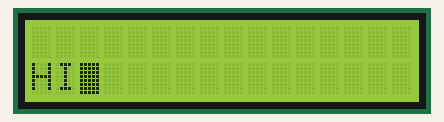
The program below on a simulated ATmega32, built with avr-gcc and emulated at 8 MHz. Parts: 16×2 character LCD. Wiring (inferred from the names in the program): character LCD (HD44780): RS PB0; R/W PB1; E PB2; data PA0, PA1, PA2, PA3, PA4, PA5, PA6, PA7.

Above: at 0.1 s.
At 1.1 s:
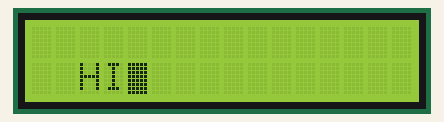
At 2.1 s:
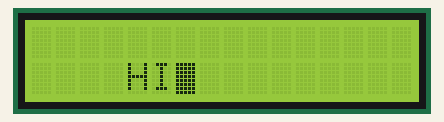
At 4.6 s:
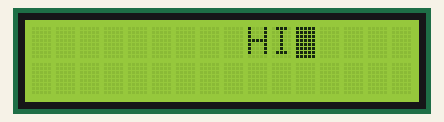
At 6.7 s:
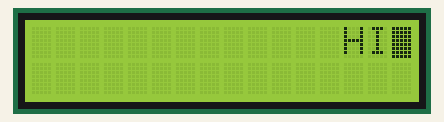
At 8.7 s:
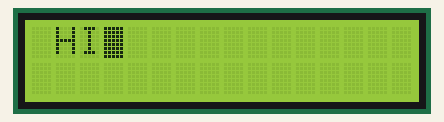

The program:

main.c
```c
/*
 * main.c
 *
 * Created: 8/18/2023 12:38:54 AM
 *  Author: Ahmed
 */
#define NULL ((void*)0)
#define F_CPU 8000000
#include <util/delay.h>
#include "MCAL/DIO/DIO_Prog.c"
#include "HAL/LCD/LCD_Prog.c"

#define TRUE 1


void main(void)
{

	// LCD initialization
	LCD_voidInitDisplay();

	u8 local_u8IteratorCol;
	u8 local_u8IteratorRow = 1;
    while(TRUE)
    {
		for (local_u8IteratorCol = 0; local_u8IteratorCol < 16; local_u8IteratorCol++)
		{
			LCD_voidSetCursorPosition(local_u8IteratorCol, local_u8IteratorRow+1);
			_delay_ms(1);
			LCD_voidDisplayChar('H');
			LCD_voidDisplayChar('I');
			_delay_ms(500);
			LCD_voidClrDisplay();
			TOG_BIT(local_u8IteratorRow, 0);
		}
    }
}
```

LCD_CFG.h
```c
#ifndef LCD_CFG_H_
#define LCD_CFG_H_

/** MAKE SURE TO INCLUDE LCD_Private first in LC_Prog */

/**Options: LCD_8BIT_MODE || LCD_4BIT_MODE*/
#define LCD_MODE_OF_OPERATION LCD_8BIT_MODE

/**Options: LCD_1LINE_MODE || LCD_2LINE_MODE*/
#define LCD_LINE_MODE LCD_2LINE_MODE

#if (LCD_MODE_OF_OPERATION == LCD_8BIT_MODE)

	#define LCD_DATA_PORT DIO_PORTA
	#define LCD_CTRL_PORT DIO_PORTB
	#define LCD_CTRL_RS DIO_PIN0
	#define LCD_CTRL_RW DIO_PIN1
	#define LCD_CTRL_EN DIO_PIN2

#elif (LCD_MODE_OF_OPERATION == LCD_4BIT_MODE)

	#define LCD_DATA_PORT DIO_PORTA
	#define LCD_CTRL_PORT DIO_PORTA
	#define LCD_CTRL_RS DIO_PIN0
	#define LCD_CTRL_RW DIO_PIN1
	#define LCD_CTRL_EN DIO_PIN2
	#define LCD_DATA_PIN0 DIO_PIN3
	#define LCD_DATA_PIN1 DIO_PIN4
	#define LCD_DATA_PIN2 DIO_PIN5
	#define LCD_DATA_PIN3 DIO_PIN6

#endif

#define LCD_SET_FLAG 1
#define LCD_RESET_FLAG 0

#endif
```

LCD_Interface.h
```c
#ifndef LCD_INTERFACE_H_
#define LCD_INTERFACE_H_

// initialize LCD
void LCD_voidInitDisplay(void);

// send command #VIMP
void LCD_voidSendCMD(u8 copy_u8Command);

// special commands
void LCD_voidClrDisplay(void);
void LCD_voidReturnHome(void);
void LCD_voidSetCursorPosition(u8 copy_u8XPosition, u8 copy_u8YPosition);
void LCD_voidCursorBlinkOnOff(u8 copy_u8Flag);
void LCD_voidDisplayOnOff(u8 copy_u8Flag);
void LCD_voidCursorShiftLeft(u8 copy_u8Flag);
void LCD_voidCursorShiftRight(u8 copy_u8Flag);
void LCD_voidDisplayShiftLeft(u8 copy_u8Flag);
void LCD_voidDisplayShiftRight(u8 copy_u8Flag);


// display on LCD
void LCD_voidDisplayChar(u8 copy_u8Char);
void LCD_voidDisplayStr(const u8 *copy_u8Str);
void LCD_voidDisplayInt(u32 copy_u32Number);


// special char shenanigans (will leave them for now)
void LCD_voidSendSpecChar(u8 copy_u8CharIndex, u8 *copy_u8SpecialChar);
void LCD_voidDisplaySpecChar(u8 copy_u8CharIndex);

#endif
```

LCD_Prog.c
```c
#include "../../LIB/Bit_Math.h"
#include "../../MCAL/DIO/DIO_CFG.h"
#include "../../MCAL/DIO/DIO_Interface.h"
#include "LCD_CFG.h"
#include "LCD_Private.h"
#include "LCD_Interface.h"
#include <util/delay.h>

void LCD_voidInitDisplay(void)
{
	DIO_voidSetPinDirection(LCD_CTRL_PORT, LCD_CTRL_RS, DIO_PIN_OUTPUT);
	DIO_voidSetPinDirection(LCD_CTRL_PORT, LCD_CTRL_RW, DIO_PIN_OUTPUT);
	DIO_voidSetPinDirection(LCD_CTRL_PORT, LCD_CTRL_EN, DIO_PIN_OUTPUT);

	#if (LCD_MODE_OF_OPERATION == LCD_4BIT_MODE)
		DIO_voidSetPinDirection(LCD_DATA_PORT, LCD_DATA_PIN0, DIO_PIN_OUTPUT);
		DIO_voidSetPinDirection(LCD_DATA_PORT, LCD_DATA_PIN1, DIO_PIN_OUTPUT);
		DIO_voidSetPinDirection(LCD_DATA_PORT, LCD_DATA_PIN2, DIO_PIN_OUTPUT);
		DIO_voidSetPinDirection(LCD_DATA_PORT, LCD_DATA_PIN3, DIO_PIN_OUTPUT);
	#elif (LCD_MODE_OF_OPERATION == LCD_8BIT_MODE)
		DIO_voidSetPortDirection(LCD_DATA_PORT, DIO_PORT_OUTPUT);
	#endif
	_delay_ms(35);
	#if (LCD_MODE_OF_OPERATION == LCD_4BIT_MODE)
		LCD_voidSendCMD(0b000010000);
		_delay_us(50);
		LCD_voidSendCMD(0b000010000);
		_delay_us(50);
	#endif
	LCD_voidSendCMD(LCD_CMD_FUNCTION_SET);
	_delay_us(50);

	#if (LCD_MODE_OF_OPERATION == LCD_4BIT_MODE)
		LCD_voidSendCMD(0b000000000);
		_delay_us(50);
	#endif
	LCD_voidSendCMD(LCD_CMD_DISPLAY_ON_OFF);
	_delay_us(50);

	#if (LCD_MODE_OF_OPERATION == LCD_4BIT_MODE)
		LCD_voidSendCMD(0b000000000);
		_delay_ms(2);
	#endif
	LCD_voidSendCMD(LCD_CMD_DISPLAY_CLR);
	_delay_ms(2);

	#if (LCD_MODE_OF_OPERATION == LCD_4BIT_MODE)
		LCD_voidSendCMD(0b000000000);
		_delay_us(50);
	#endif
	LCD_voidSendCMD(LCD_CMD_ENTRY_MODE_SET);
	_delay_us(50);
}

void LCD_voidSendCMD(u8 copy_u8Command)
{
	DIO_voidSetPinValue(LCD_CTRL_PORT, LCD_CTRL_RS, DIO_PIN_LOW);
	DIO_voidSetPinValue(LCD_CTRL_PORT, LCD_CTRL_RW, DIO_PIN_LOW);
	DIO_voidSetPortValue(LCD_DATA_PORT, copy_u8Command);
	DIO_voidSetPinValue(LCD_CTRL_PORT, LCD_CTRL_EN, DIO_PIN_HIGH);
	_delay_us(1);
	DIO_voidSetPinValue(LCD_CTRL_PORT, LCD_CTRL_EN, DIO_PIN_LOW);
}

void LCD_voidClrDisplay(void)
{
	LCD_voidSendCMD(LCD_CMD_DISPLAY_CLR);
	_delay_ms(2);
}

void LCD_voidReturnHome(void)
{
	LCD_voidSendCMD(LCD_CMD_RETURN_HOME);
	_delay_ms(1);
}

void LCD_voidDisplayChar(u8 copy_u8Char)
{
	DIO_voidSetPinValue(LCD_CTRL_PORT, LCD_CTRL_RS, DIO_PIN_HIGH); // data
	DIO_voidSetPinValue(LCD_CTRL_PORT, LCD_CTRL_RW, DIO_PIN_LOW); // Write
	DIO_voidSetPortValue(LCD_DATA_PORT, copy_u8Char);
	DIO_voidSetPinValue(LCD_CTRL_PORT, LCD_CTRL_EN, DIO_PIN_HIGH); // EN rising edge
	_delay_us(1);
	DIO_voidSetPinValue(LCD_CTRL_PORT, LCD_CTRL_EN, DIO_PIN_LOW); // EN rising edge
	_delay_ms(1);
}

void LCD_voidDisplayStr(const u8 *copy_u8Str)
{
	if (copy_u8Str == NULL)
		return;

	u8 local_u8Iterator;
	for (local_u8Iterator = 0; copy_u8Str[local_u8Iterator] != '\0'; local_u8Iterator++)
		LCD_voidDisplayChar(copy_u8Str[local_u8Iterator]);
}

void LCD_voidDisplayInt(u32 copy_u32Number)
{
	u8 local_u8NumAsCharArr[10];
	u8 local_u8NumDigits = 0;

	u32 local_u32ReversedNum = 0;

	s8 local_s8Iterator;

	// reversing the number so that it will be stored in order
	while (copy_u32Number)
	{
		local_u32ReversedNum = (local_u32ReversedNum * 10) + (copy_u32Number % 10);
		copy_u32Number /= 10;
		local_u8NumDigits++;
	}

	for (local_s8Iterator = 0; local_s8Iterator < local_u8NumDigits; local_s8Iterator++)
	{
		local_u8NumAsCharArr[local_s8Iterator] = (local_u32ReversedNum % 10) + '0';
		local_u32ReversedNum /= 10;
	}
	local_u8NumAsCharArr[local_u8NumDigits] = '\0';

	LCD_voidDisplayStr(local_u8NumAsCharArr);
}

void LCD_voidSetCursorPosition(u8 copy_u8XPosition, u8 copy_u8YPosition)
{
	switch (copy_u8YPosition)
	{
		case LCD_LINE1: LCD_voidSendCMD(0x80 + copy_u8XPosition); break;
		case LCD_LINE2: LCD_voidSendCMD(0xC0 + copy_u8XPosition); break;
	}
}
```

LCD_Private.h
```c
#ifndef LCD_PRIVATE_H_
#define LCD_PRIVATE_H_

/**
	@TODO:
	Change these commands definition depending on the following:
	1. Mode of operation (4-bit or 8-bit)
	2. Line Mode (1 or 2 lines)
	3. Make a shift flag
	4. Make an I/D flag
	5. Data Length (DL) is connected to mode of operation (point 1)
	6. Make a B flag
	7. Make a C flag
	8. Make a D flag
	9. Make an N flag
	10. Make an F flag
	11. Make an S/C flag
	12. Make an R/L flag
*/

/** LCD Mode of Operation */
#define LCD_4BIT_MODE 4
#define LCD_8BIT_MODE 8

/** LCD Line Mode */
#define LCD_1LINE_MODE 1
#define LCD_2LINE_MODE 2

#define LCD_LINE1 1
#define LCD_LINE2 2

/**CG/DDRAM Addresses*/
#define LCD_CGRAM_ADD 0x40
#define LCD_DDRAM_ADD1 0b10000000
#define LCD_DDRAM_ADD2 0b11000000

/** LCD Flags Default Values (can be tinkered with) ##*/
#define LCD_FLAG_SH 0
#define LCD_FLAG_INC_DEC 1
#define LCD_FLAG_DL 1
#define LCD_FLAG_BLINK_ONOFF 1
#define LCD_FLAG_CURSOR_ONOFF 1
#define LCD_FLAG_DISPLAY_ONOFF 1
#define LCD_FLAG_NUM_OF_DISPLAY_LINES 1
#define LCD_FLAG_FONT_OF_CHAR 0 // 0 for 5*7 || 1 for sth else
#define LCD_FLAG_SHIFT_CURSOR_OR_DISPLAY 0 // 0 for cursor || 1 for display
#define LCD_FLAG_SHIFT_RIGHT_OR_LEFT 1 // 1 for right || 0 for left

/** Setting LCD Commands based on Flags */
#if (LCD_MODE_OF_OPERATION == LCD_8BIT_MODE)

	// LCD_CMD_FUNCTION_SET Possibilities
	#if ((LCD_FLAG_NUM_OF_DISPLAY_LINES == 0) && (LCD_FLAG_FONT_OF_CHAR == 0))
		#define LCD_CMD_FUNCTION_SET 0b0000110000
	#elif ((LCD_FLAG_NUM_OF_DISPLAY_LINES == 0) && (LCD_FLAG_FONT_OF_CHAR == 1))
		#define LCD_CMD_FUNCTION_SET 0b0000110100
	#elif ((LCD_FLAG_NUM_OF_DISPLAY_LINES == 1) && (LCD_FLAG_FONT_OF_CHAR == 0))
		#define LCD_CMD_FUNCTION_SET 0b0000111000
	#elif ((LCD_FLAG_NUM_OF_DISPLAY_LINES == 1) && (LCD_FLAG_FONT_OF_CHAR == 1))
		#define LCD_CMD_FUNCTION_SET 0b0000111100
	#endif

	// LCD_CMD_ENTRY_MODE_SET Possibilities
	#if ((LCD_FLAG_INC_DEC == 0) && (LCD_FLAG_SH == 0))
		#define LCD_CMD_ENTRY_MODE_SET 0b0000000100
	#elif ((LCD_FLAG_INC_DEC == 0) && (LCD_FLAG_SH == 1))
		#define LCD_CMD_ENTRY_MODE_SET 0b0000000101
	#elif ((LCD_FLAG_INC_DEC == 1) && (LCD_FLAG_SH == 0))
		#define LCD_CMD_ENTRY_MODE_SET 0b0000000110
	#elif ((LCD_FLAG_INC_DEC == 1) && (LCD_FLAG_SH == 1))
		#define LCD_CMD_ENTRY_MODE_SET 0b0000000111
	#endif

	// LCD_CMD_DISPLAY_ON_OFF Possibilities
	#if ((LCD_FLAG_BLINK_ONOFF == 0) && (LCD_FLAG_CURSOR_ONOFF == 0) && (LCD_FLAG_DISPLAY_ONOFF == 0))
		#define LCD_CMD_DISPLAY_ON_OFF 0b0000001000
	#elif ((LCD_FLAG_BLINK_ONOFF == 1) && (LCD_FLAG_CURSOR_ONOFF == 0) && (LCD_FLAG_DISPLAY_ONOFF == 0))
		#define LCD_CMD_DISPLAY_ON_OFF 0b0000001001
	#elif ((LCD_FLAG_BLINK_ONOFF == 0) && (LCD_FLAG_CURSOR_ONOFF == 1) && (LCD_FLAG_DISPLAY_ONOFF == 0))
		#define LCD_CMD_DISPLAY_ON_OFF 0b0000001010
	#elif ((LCD_FLAG_BLINK_ONOFF == 1) && (LCD_FLAG_CURSOR_ONOFF == 1) && (LCD_FLAG_DISPLAY_ONOFF == 0))
		#define LCD_CMD_DISPLAY_ON_OFF 0b0000001011
	#elif ((LCD_FLAG_BLINK_ONOFF == 0) && (LCD_FLAG_CURSOR_ONOFF == 0) && (LCD_FLAG_DISPLAY_ONOFF == 1))
		#define LCD_CMD_DISPLAY_ON_OFF 0b0000001100
	#elif ((LCD_FLAG_BLINK_ONOFF == 1) && (LCD_FLAG_CURSOR_ONOFF == 0) && (LCD_FLAG_DISPLAY_ONOFF == 1))
		#define LCD_CMD_DISPLAY_ON_OFF 0b0000001101
	#elif ((LCD_FLAG_BLINK_ONOFF == 0) && (LCD_FLAG_CURSOR_ONOFF == 1) && (LCD_FLAG_DISPLAY_ONOFF == 1))
		#define LCD_CMD_DISPLAY_ON_OFF 0b0000001110
	#elif ((LCD_FLAG_BLINK_ONOFF == 1) && (LCD_FLAG_CURSOR_ONOFF == 1) && (LCD_FLAG_DISPLAY_ONOFF == 1))
		#define LCD_CMD_DISPLAY_ON_OFF 0b0000001111
	#endif

	/** LCD Flags Positions ##*/

	// in entry mode set
	#define LCD_SH_PIN 0
	#define LCD_INC_DEC_PIN 1

	// in function set
	#define LCD_DL_PIN 4
	#define LCD_NUM_OF_DISPLAY_LINES_PIN 3
	#define LCD_FONT_OF_CHAR_PIN 2

	// in display on/off ctrl
	#define LCD_BLINK_ONOFF_PIN 0
	#define LCD_CURSOR_ONOFF_PIN 1
	#define LCD_DISPLAY_ONOFF_PIN 2

	// cursor/display shift
	#define LCD_SHIFT_CURSOR_OR_DISPLAY_PIN 1
	#define LCD_SHIFT_RIGHT_OR_LEFT_PIN 0

#elif (LCD_MODE_OF_OPERATION == LCD_4BIT_MODE)

	// LCD_CMD_FUNCTION_SET Possibilities
	#if ((LCD_FLAG_NUM_OF_DISPLAY_LINES == 0) && (LCD_FLAG_FONT_OF_CHAR == 0))
		#define LCD_CMD_FUNCTION_SET 0b0000000000
	#elif ((LCD_FLAG_NUM_OF_DISPLAY_LINES == 0) && (LCD_FLAG_FONT_OF_CHAR == 1))
		#define LCD_CMD_FUNCTION_SET 0b0001000000
	#elif ((LCD_FLAG_NUM_OF_DISPLAY_LINES == 1) && (LCD_FLAG_FONT_OF_CHAR == 0))
		#define LCD_CMD_FUNCTION_SET 0b0010000000
	#elif ((LCD_FLAG_NUM_OF_DISPLAY_LINES == 1) && (LCD_FLAG_FONT_OF_CHAR == 1))
		#define LCD_CMD_FUNCTION_SET 0b0011000000
	#endif

	// LCD_CMD_ENTRY_MODE_SET Possibilities
	#if ((LCD_FLAG_INC_DEC == 0) && (LCD_FLAG_SH == 0))
		#define LCD_CMD_ENTRY_MODE_SET 0b0001000000
	#elif ((LCD_FLAG_INC_DEC == 0) && (LCD_FLAG_SH == 1))
		#define LCD_CMD_ENTRY_MODE_SET 0b0001010000
	#elif ((LCD_FLAG_INC_DEC == 1) && (LCD_FLAG_SH == 0))
		#define LCD_CMD_ENTRY_MODE_SET 0b0001100000
	#elif ((LCD_FLAG_INC_DEC == 1) && (LCD_FLAG_SH == 1))
		#define LCD_CMD_ENTRY_MODE_SET 0b0001110000
	#endif

	// LCD_CMD_DISPLAY_ON_OFF Possibilities
	#if ((LCD_FLAG_BLINK_ONOFF == 0) && (LCD_FLAG_CURSOR_ONOFF == 0) && (LCD_FLAG_DISPLAY_ONOFF == 0))
		#define LCD_CMD_DISPLAY_ON_OFF 0b0010000000
	#elif ((LCD_FLAG_BLINK_ONOFF == 1) && (LCD_FLAG_CURSOR_ONOFF == 0) && (LCD_FLAG_DISPLAY_ONOFF == 0))
		#define LCD_CMD_DISPLAY_ON_OFF 0b0010010000
	#elif ((LCD_FLAG_BLINK_ONOFF == 0) && (LCD_FLAG_CURSOR_ONOFF == 1) && (LCD_FLAG_DISPLAY_ONOFF == 0))
		#define LCD_CMD_DISPLAY_ON_OFF 0b0010100000
	#elif ((LCD_FLAG_BLINK_ONOFF == 1) && (LCD_FLAG_CURSOR_ONOFF == 1) && (LCD_FLAG_DISPLAY_ONOFF == 0))
		#define LCD_CMD_DISPLAY_ON_OFF 0b0010110000
	#elif ((LCD_FLAG_BLINK_ONOFF == 0) && (LCD_FLAG_CURSOR_ONOFF == 0) && (LCD_FLAG_DISPLAY_ONOFF == 1))
		#define LCD_CMD_DISPLAY_ON_OFF 0b0011000000
	#elif ((LCD_FLAG_BLINK_ONOFF == 1) && (LCD_FLAG_CURSOR_ONOFF == 0) && (LCD_FLAG_DISPLAY_ONOFF == 1))
		#define LCD_CMD_DISPLAY_ON_OFF 0b0011010000
	#elif ((LCD_FLAG_BLINK_ONOFF == 0) && (LCD_FLAG_CURSOR_ONOFF == 1) && (LCD_FLAG_DISPLAY_ONOFF == 1))
		#define LCD_CMD_DISPLAY_ON_OFF 0b0011100000
	#elif ((LCD_FLAG_BLINK_ONOFF == 1) && (LCD_FLAG_CURSOR_ONOFF == 1) && (LCD_FLAG_DISPLAY_ONOFF == 1))
		#define LCD_CMD_DISPLAY_ON_OFF 0b0011110000
	#endif

	/** LCD Flags Positions ##*/

	// in entry mode set
	#define LCD_SH_PIN 4
	#define LCD_INC_DEC_PIN 5

	// in function set
	#define LCD_DL_PIN 6
	#define LCD_NUM_OF_DISPLAY_LINES_PIN 7
	#define LCD_FONT_OF_CHAR_PIN 2 // ?!

	// in display on/off ctrl
	#define LCD_BLINK_ONOFF_PIN 4
	#define LCD_CURSOR_ONOFF_PIN 5
	#define LCD_DISPLAY_ONOFF_PIN 6

	// cursor/display shift
	#define LCD_SHIFT_CURSOR_OR_DISPLAY_PIN 4
	#define LCD_SHIFT_RIGHT_OR_LEFT_PIN 5

#endif

/** Commands that do not depend on flags */
#define LCD_CMD_DISPLAY_CLR 0b0000000001
#define LCD_CMD_RETURN_HOME 0b0000000010 // bit D0 is DC


/* TBC
#define LCD_CMD_SET_CGRAM_ADDRESS // dunno if I will use that
#define LCD_CMD_SET_DDRAM_ADDRESS // dunno if I will use that
#define LCD_CMD_READ_CGRAM_DATA 0b1000000000 // dunno if I will use that
#define LCD_CMD_READ_DDRAM_DATA 0b1100000000 // dunno if I will use that
*/

#endif
```

Bit_Math.h
```c
#ifndef BIT_MATH_H_
#define BIT_MATH_H_

#define SET_BIT(X, POS) ((X) |= (0x01 << (POS)))
#define CLR_BIT(X, POS) ( (X) &= ~(0x01 << (POS)) )
#define TOG_BIT(X, POS) ( (X) ^= (0x01 << POS) )
#define GET_BIT(X, POS) ( ((X) >> (POS)) & 0x01 )

#define SET_PORT(Y) ( (Y) = 0xFF )
#define CLR_PORT(Y) ( (Y) = 0x00 )
#define TOG_PORT(Y) ( (Y) ^= 0xFF )

#define SET_PORT_TO_VAL(Y, VAL) ( (Y) = (VAL) )


#endif /* BIT_MATH_H_ */
```

STD_Types.h
```c
#ifndef STD_TYPES_H_
#define STD_TYPES_H_
/**
	unsigned integers
*/
typedef unsigned char u8;
typedef unsigned short int u16;
typedef unsigned int u32;
typedef unsigned long int u64;

/**
	signed integers
*/
typedef signed char s8;
typedef signed short int s16;
typedef signed int s32;
typedef signed long int s64;

/**
	floats
*/
typedef float f32;
typedef double f64;
typedef long double f128;

#endif
```

DIO_CFG.h
```c
#ifndef DIO_CFG_H_
#define DIO_CFG_H_

#define DIO_PIN_OUTPUT 1
#define DIO_PIN_INPUT 0

#define DIO_PORT_OUTPUT  0xFF
#define DIO_PORT_INPUT  0x00


#define DIO_PIN0 0
#define DIO_PIN1 1
#define DIO_PIN2 2
#define DIO_PIN3 3
#define DIO_PIN4 4
#define DIO_PIN5 5
#define DIO_PIN6 6
#define DIO_PIN7 7

#define DIO_PORTA 0
#define DIO_PORTB 1
#define DIO_PORTC 2
#define DIO_PORTD 3


#define DIO_PIN_HIGH 1
#define DIO_PIN_LOW 0

#define DIO_PORT_HIGH 0xFF
#define DIO_PORT_LOW 0x00


#define DIO_PIN_PULLUP_ENABLED  1
#define DIO_PIN_PULLUP_DISABLED 0

#define DIO_PORT_PULLUP_ENABLED  0xFF
#define DIO_PORT_PULLUP_DISABLED 0x00

#endif
```

DIO_Interface.h
```c
#ifndef DIO_INTERFACE_H_
#define DIO_INTERFACE_H_

void DIO_voidSetPinDirection(u8 copy_u8PortName, u8 copy_u8PinNum, u8 copy_u8PinDir);
void DIO_voidSetPinValue(u8 copy_u8PortName, u8 copy_u8PinNum, u8 copy_u8PinVal);
u8 DIO_u8GetPinValue(u8 copy_u8PortName, u8 copy_u8PinNum);
void DIO_voidTogglePin(u8 copy_u8PortName, u8 copy_u8PinNum);
void DIO_voidConfigurePinPullUpRes(u8 copy_u8PortName, u8 copy_u8PinNum, u8 copy_u8PinPullUpStatus);

void DIO_voidSetPortValue(u8 copy_u8PortName, u8 copy_u8PortVal);
void DIO_voidSetPortDirection(u8 copy_u8PortName, u8 copy_u8PortDir);
u8 DIO_u8GetPortValue(u8 copy_u8PortName);
void DIO_voidTogglePort(u8 copy_u8PortName);
void DIO_voidConfigurePortPullUpRes(u8 copy_u8PortName, u8 copy_u8PortPullUpStatus);

#endif
```

DIO_Private.h
```c
#ifndef DIO_PRIVATE_H_
#define DIO_PRIVATE_H_

typedef enum DIO_returnTypeState
{
	DIO_OK,
	DIO_PORT_ARG_UNDEFINED,
	DIO_PIN_NO_ARG_OUT_OF_BOUNDS,
	DIO_PIN_VAL_ARG_OUT_OF_BOUNDS,
	DIO_PIN_DIR_ARG_OUT_OF_BOUNDS,
	DIO_PORT_VAL_ARG_OUT_OF_BOUNDS,
	DIO_PORT_DIR_ARG_OUT_OF_BOUNDS,
	DIO_PIN_PU_ARG_OUT_OF_BOUNDS,
	DIO_PULL_UP_STATUS_VAL_OUT_OF_RANGE
} DIO_returnTypeState;

typedef enum DIO_functionCallID
{
	DIO_SET_PIN_DIR,
	DIO_SET_PIN_VALUE,
	DIO_GET_PIN_VALUE,

} DIO_functionID;

static void DIO_voidDebugAndTest(); // led pattern for each error state + steady led for DIO_OK


#endif
```

DIO_Registers.h
```c
#ifndef DIO_REGISTERS_H_
#define DIO_REGISTERS_H_

// PORT
// PIN
// DDR
#define PINA (*(volatile u8*)(0x39))
#define DDRA (*(volatile u8*)(0x3A))
#define PORTA (*(volatile u8*)(0x3B))

#define PINB (*(volatile u8*)(0x36))
#define DDRB (*(volatile u8*)(0x37))
#define PORTB (*(volatile u8*)(0x38))

#define PINC (*(volatile u8*)(0x33))
#define DDRC (*(volatile u8*)(0x34))
#define PORTC (*(volatile u8*)(0x35))

#define PIND (*(volatile u8*)(0x30))
#define DDRD (*(volatile u8*)(0x31))
#define PORTD (*(volatile u8*)(0x32))

#define SFIOR (*(volatile u8*)(0x50))


#endif
```

Source omitted: DIO_Prog.c (7016 bytes)

Measured:
- by itself, everything shown: repeats every 8.1 s, in 16 steps
- what the display in image 0 shows lasts 0.5 s, from 0.0 s to 0.5 s
